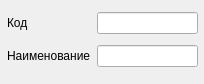
<?xml version="1.0" encoding="UTF-8"?>
<ui version="4.0">
 <class>Form</class>
 <widget class="QWidget" name="Form">
  <property name="geometry">
   <rect>
    <x>0</x>
    <y>0</y>
    <width>204</width>
    <height>84</height>
   </rect>
  </property>
  <property name="windowTitle">
   <string>Form</string>
  </property>
  <widget class="QWidget" name="">
   <property name="geometry">
    <rect>
     <x>7</x>
     <y>7</y>
     <width>191</width>
     <height>67</height>
    </rect>
   </property>
   <layout class="QGridLayout" name="gridLayout">
    <item row="0" column="0">
     <widget class="QLabel" name="label">
      <property name="text">
       <string>Код</string>
      </property>
     </widget>
    </item>
    <item row="1" column="0">
     <widget class="QLabel" name="label_2">
      <property name="text">
       <string>Наименование</string>
      </property>
     </widget>
    </item>
    <item row="1" column="1">
     <widget class="QLineEdit" name="lineEdit_2"/>
    </item>
    <item row="0" column="1">
     <widget class="QLineEdit" name="lineEdit"/>
    </item>
   </layout>
  </widget>
 </widget>
 <resources/>
 <connections/>
</ui>
